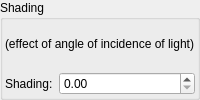
        <widget class="QGroupBox" name="groupBox_6">
         <property name="title">
          <string>Shading</string>
         </property>
         <layout class="QVBoxLayout" name="verticalLayout_8">
          <property name="leftMargin">
           <number>2</number>
          </property>
          <property name="topMargin">
           <number>2</number>
          </property>
          <property name="rightMargin">
           <number>2</number>
          </property>
          <property name="bottomMargin">
           <number>2</number>
          </property>
          <item>
           <widget class="QLabel" name="label_2">
            <property name="text">
             <string>(effect of angle of incidence of light)</string>
            </property>
           </widget>
          </item>
          <item>
           <layout class="QGridLayout" name="gridLayout_7" columnstretch="0,1">
            <item row="0" column="0">
             <widget class="QLabel" name="label_55">
              <property name="text">
               <string>Shading:</string>
              </property>
             </widget>
            </item>
            <item row="0" column="1">
             <widget class="MyDoubleSpinBox" name="spinbox_shading">
              <property name="sizePolicy">
               <sizepolicy hsizetype="Minimum" vsizetype="Maximum">
                <horstretch>0</horstretch>
                <verstretch>0</verstretch>
               </sizepolicy>
              </property>
              <property name="toolTip">
               <string>&lt;html&gt;&lt;head/&gt;&lt;body&gt;&lt;p&gt;angle of incidence effects intensity&lt;/p&gt;&lt;table border=&quot;0&quot; style=&quot; margin-top:0px; margin-bottom:0px; margin-left:0px; margin-right:0px;&quot; cellspacing=&quot;2&quot; cellpadding=&quot;0&quot;&gt;&lt;tr&gt;&lt;td&gt;&lt;p&gt;shading 0.0&lt;/p&gt;&lt;/td&gt;&lt;td&gt;&lt;p&gt;shading 1.0 &lt;/p&gt;&lt;/td&gt;&lt;/tr&gt;&lt;tr&gt;&lt;td&gt;&lt;p&gt;&lt;img src=&quot;:/tooltips/tooltips_images/image - shader - shading 0.jpg&quot;/&gt;&lt;/p&gt;&lt;/td&gt;&lt;td&gt;&lt;p&gt;&lt;img src=&quot;:/tooltips/tooltips_images/image - shader - shading 1.jpg&quot;/&gt;&lt;/p&gt;&lt;/td&gt;&lt;/tr&gt;&lt;/table&gt;&lt;/body&gt;&lt;/html&gt;</string>
              </property>
              <property name="prefix">
               <string/>
              </property>
              <property name="suffix">
               <string/>
              </property>
              <property name="decimals">
               <number>2</number>
              </property>
              <property name="maximum">
               <double>1000.000000000000000</double>
              </property>
              <property name="singleStep">
               <double>0.100000000000000</double>
              </property>
             </widget>
            </item>
           </layout>
          </item>
         </layout>
        </widget>
